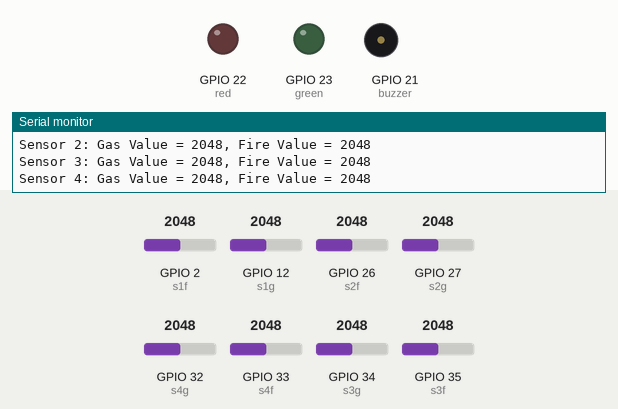
Simulated run of this sketch. Board: ESP32. Parts: output pins drawn as LEDs (lit = HIGH), buzzer (waves = sounding), the last lines printed to the serial monitor. Inputs (shaded band) come from the test bench; at power-on: GPIO 2 (s1f) = 2048, GPIO 12 (s1g) = 2048, GPIO 26 (s2f) = 2048, GPIO 27 (s2g) = 2048, GPIO 32 (s4g) = 2048, GPIO 33 (s4f) = 2048, GPIO 34 (s3g) = 2048, GPIO 35 (s3f) = 2048. WiFi joins after 1.5 s; servers stay silent unless stated.

Above: at 2.68 s.
At 17.11 s:
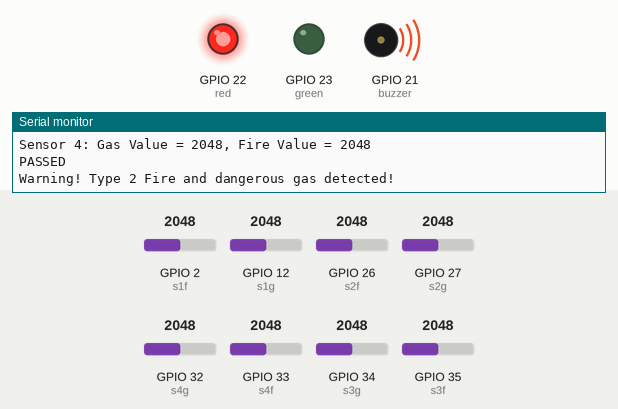
Timing chart, 0 to 26.9 s (numbered marks = the images above):
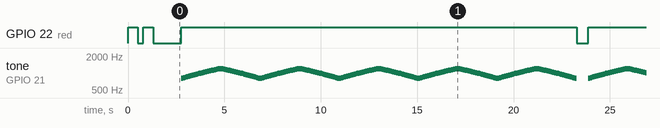

The sketch:

component_1_new.ino
```cpp
bool signupOK = false;
#include <WiFi.h>
#include <Firebase_ESP_Client.h>
// Provide the token generation process info.
#include "addons/TokenHelper.h"
// Provide the RTDB payload printing info and other helper functions.
#include "addons/RTDBHelper.h"

// Firebase configuration
#define API_KEY "AIzaSyDa-KKJMO8BH9A025HsYBxkHhkp1phrS8E"
#define DATABASE_URL "https://firefighter-3278c-default-rtdb.firebaseio.com/"

// Wi-Fi configuration
const char* ssid = "Fedooora";
const char* password = "24942494";

FirebaseData fbdo;
FirebaseConfig config;
FirebaseAuth auth;

unsigned long sendDataPrevMillis = 0;


#define s1g 12  // MQ-135 for Sensor 1
#define s1f 2   // Fire sensor for Sensor 1
#define s2g 27  // MQ-135 for Sensor 2
#define s2f 26  // Fire sensor for Sensor 2
#define s3g 34  // MQ-135 for Sensor 3
#define s3f 35  // Fire sensor for Sensor 3
#define s4g 32  // MQ-135 for Sensor 4
#define s4f 33  // Fire sensor for Sensor 4
#define green 23  // Green LED pin
#define red 22    // Red LED pin
#define buzzer 21 // Buzzer pin

float gasThreshold;
float fireThreshold;
const int numSamples = 10;
int gasInit[5] = {0, 0, 0, 0, 0};

void printSensorValues(int sensorID, int gasValue, int fireValue);
void checkSensors(int gasValue, int fireValue, int id);
void FireAlarm();
void calibrateSensors();


void setup() {
  Serial.begin(115200);
  pinMode(green, OUTPUT);
  pinMode(red, OUTPUT);
  pinMode(buzzer, OUTPUT);

  WiFi.begin(ssid, password);
  while (WiFi.status() != WL_CONNECTED) {
    digitalWrite(red, HIGH);
    delay(500);
    Serial.print(".");
    digitalWrite(red, LOW);
    delay(300);
  }
  Serial.println("\nConnected to Wi-Fi");
  digitalWrite(red, LOW);

  config.api_key = API_KEY;
  config.database_url = DATABASE_URL;


  if (Firebase.signUp(&config, &auth, "", "")){
    Serial.println("ok");
    signupOK = true;
  }
  else{
    Serial.printf("%s\n", config.signer.signupError.message.c_str());
  }

  config.token_status_callback = tokenStatusCallback; //see addons/TokenHelper.h
   delay(1000);
  Firebase.begin(&config, &auth);
  Firebase.reconnectWiFi(true);

  pinMode(s1g, INPUT);
  pinMode(s2g, INPUT);
  pinMode(s3g, INPUT);
  pinMode(s4g, INPUT);
  pinMode(s1f, INPUT);
  pinMode(s2f, INPUT);
  pinMode(s3f, INPUT);
  pinMode(s4f, INPUT);


}

void loop() {
  if (Firebase.ready() && signupOK ) {


    int GsensorValue1 = analogRead(s1g);
    int GsensorValue2 = analogRead(s2g);
    int GsensorValue3 = analogRead(s3g);
    int GsensorValue4 = analogRead(s4g);

    int FsensorValue1 = analogRead(s1f);
    int FsensorValue2 = analogRead(s2f);
    int FsensorValue3 = analogRead(s3f);
    int FsensorValue4 = analogRead(s4f);

    Serial.println("Sensor Readings:");
    printSensorValues(1, GsensorValue1, FsensorValue1);
    printSensorValues(2, GsensorValue2, FsensorValue2);
    printSensorValues(3, GsensorValue3, FsensorValue3);
    printSensorValues(4, GsensorValue4, FsensorValue4);

    checkSensors(GsensorValue1, FsensorValue1, 1);
    checkSensors(GsensorValue2, FsensorValue2, 2);
    checkSensors(GsensorValue3, FsensorValue3, 3);
    checkSensors(GsensorValue4, FsensorValue4, 4);

    delay(500);
  }
}

void checkSensors(int gasValue, int fireValue, int id) {
  String sensorPath = "sensor/s" + String(id);
  if (gasValue > 0) {

    if (Firebase.RTDB.setString(&fbdo, sensorPath,"on")){
          Serial.println(F("PASSED"));

        } else {
          Serial.println(F("FAILED"));

        }
  }if (gasValue == 0) {
    if (Firebase.RTDB.setString(&fbdo, sensorPath,"off")){
          Serial.println(F("PASSED"));

        } else {
          Serial.println(F("FAILED"));

        }
  }

  if ((gasValue - gasInit[id] >= 800 && gasValue - gasInit[id] < 1200 && fireValue < 250) ||
      (gasValue - gasInit[id] >= 800 && gasValue - gasInit[id] < 1200)) {
    Serial.println("Warning! Type 1 Fire and dangerous gas detected!");
    FireAlarm();
    if (Firebase.ready() && signupOK){
       if (Firebase.RTDB.setString(&fbdo, "fire_type", "Type01")){
          Serial.println(F("PASSED"));

        } else {
          Serial.println(F("FAILED"));

        }
      if (Firebase.RTDB.setBool(&fbdo, "is_fire", true)){
          Serial.println(F("PASSED"));

        } else {
          Serial.println(F("FAILED"));

        }
    if (Firebase.RTDB.setBool(&fbdo, "is_fire_detected", true)){
          Serial.println(F("PASSED"));

        } else {
          Serial.println(F("FAILED"));

        }
    }


  } else if ((gasValue - gasInit[id] >= 1500 && gasValue - gasInit[id] < 2500 && fireValue < 250) ||
             (gasValue - gasInit[id] >= 1500 && gasValue - gasInit[id] < 2500)) {
    Serial.println("Warning! Type 2 Fire and dangerous gas detected!");
    FireAlarm();
    if (Firebase.ready() && signupOK){
      if (Firebase.RTDB.setString(&fbdo, "fire_type", "Type02")){
          Serial.println(F("PASSED"));

        } else {
          Serial.println(F("FAILED"));

        }
      if (Firebase.RTDB.setBool(&fbdo, "is_fire", true)){
          Serial.println(F("PASSED"));

        } else {
          Serial.println(F("FAILED"));

        }
    if (Firebase.RTDB.setBool(&fbdo, "is_fire_detected", true)){
          Serial.println(F("PASSED"));

        } else {
          Serial.println(F("FAILED"));

        }
    }

  } else {
    Serial.println("No fire detected!");
     if (Firebase.ready() && signupOK){
       if (Firebase.RTDB.setBool(&fbdo, "is_fire", false)){
          Serial.println(F("PASSED"));

        } else {
          Serial.println(F("FAILED"));

        }
    if (Firebase.RTDB.setBool(&fbdo, "is_fire_detected", false)){
          Serial.println(F("PASSED"));

        } else {
          Serial.println(F("FAILED"));

        }
     }

  }
}

void printSensorValues(int sensorID, int gasValue, int fireValue) {
  Serial.print("Sensor ");
  Serial.print(sensorID);
  Serial.print(": Gas Value = ");
  Serial.print(gasValue);
  Serial.print(", Fire Value = ");
  Serial.println(fireValue);
}

void triggerAlarm() {
  int melody[] = {262, 294, 330, 392, 523};
  int noteDurations[] = {200, 200, 200, 200, 400};

  digitalWrite(red, HIGH);
  digitalWrite(green, LOW);

  for (int i = 0; i < 2; i++) {
    for (int j = 0; j < 5; j++) {
      tone(buzzer, melody[j], noteDurations[j]);
      delay(noteDurations[j] * 1.3);
    }
    delay(300);
  }
  delay(1000);
}

void FireAlarm() {
  digitalWrite(red, HIGH);

  for (int i = 0; i < 5; i++) {
    for (int frequency = 800; frequency <= 1200; frequency += 10) {
      tone(buzzer, frequency, 50);
      delay(50);
    }
    for (int frequency = 1200; frequency >= 800; frequency -= 10) {
      tone(buzzer, frequency, 50);
      delay(50);
    }
  }
  digitalWrite(red, LOW);
}

void calibrateSensors() {
  Serial.println("Calibrating sensors...");
    int GsensorValue1 = analogRead(s1g);
    int GsensorValue2 = analogRead(s2g);
    int GsensorValue3 = analogRead(s3g);
    int GsensorValue4 = analogRead(s4g);
    gasInit[1] = GsensorValue1;
    gasInit[2] = GsensorValue2;
    gasInit[3] = GsensorValue3;
    gasInit[4] = GsensorValue4;
//  float gasSum[4] = {0, 0, 0, 0};
//
//  for (int i = 0; i < numSamples; i++) {
//    for (int j = 0; j < 4; j++) {
//      gasSum[j] += analogRead(s1g + j * 2);
//    }
//    delay(200);
//  }
//
//  for (int i = 0; i < 4; i++) {
//    gasInit[i] = gasSum[i] / numSamples;
//  }
//
//  Serial.println("Calibration complete.");
//  for (int i = 0; i < 4; i++) {
//    Serial.print("Gas Init for Sensor ");
//    Serial.print(i + 1);
//    Serial.print(": ");
//    Serial.println(gasInit[i]);
//  }
}

void startLed() {
  Serial.println("LED Start Sequence");
  for (int i = 0; i < 3; i++) {
    digitalWrite(green, HIGH);
    digitalWrite(red, LOW);
    delay(500);
    digitalWrite(green, LOW);
    digitalWrite(red, HIGH);
    delay(500);
  }
  digitalWrite(green, LOW);
  digitalWrite(red, LOW);
}
```

Measured:
- by itself, GPIO 22 (red): HIGH → LOW at 0.50 s, → HIGH 0.30 s later, → LOW 0.50 s later, → HIGH 1.5 s later, … (16 changes in this stretch)
- by itself, tone on GPIO 21 (buzzer): plays 800 Hz for 0.05 s, 810 Hz for 0.05 s, 820 Hz for 0.05 s, 830 Hz for 0.05 s, 840 Hz for 0.05 s, 850 Hz for 0.05 s … (2408 notes in this stretch)
